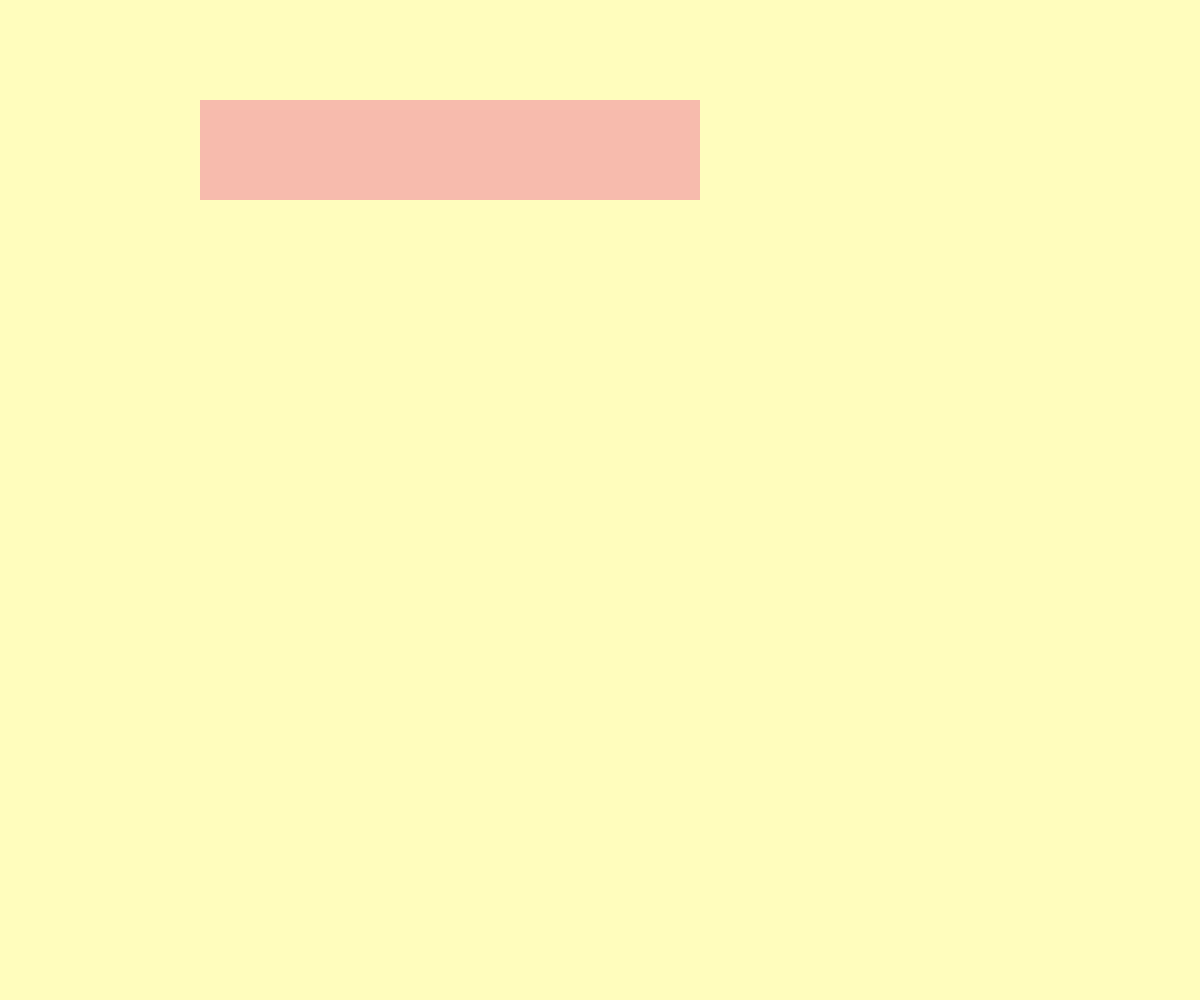
Frame 1 (no input)
Frame 60 (no input): identical to frame 1, image omitted
Frame 120 (the mouse pressed at the canvas centre since frame 60): identical to frame 1, image omitted

The p5.js sketch that drew this single still picture (run headless with seeded random() and noise() and a simulated clock; from frame 60 on, the mouse is pressed at the canvas centre):

// p5.js sketch
// ── sketch.js
var bx1;
var by1;
var bx2;
var by2;
var bx3;
var by3;
var bx7;
var by7;
var diameter = 15;
var overBox1 = false;
var overBox2 = false;
var overBox3 = false;
var overBox7 = false;
var locked1 = false;
var locked2 = false;
var locked3 = false;
var locked7 = false;
var x1Offset = 0.0; 
var y1Offset = 0.0; 
var x2Offset = 0.0; 
var y2Offset = 0.0; 
var x3Offset = 0.0; 
var y3Offset = 0.0; 
var x7Offset = 0.0; 
var y7Offset = 0.0; 
var u;
var a;

function setup() {
  createCanvas(windowWidth, windowHeight);
  u = 100;
  // a = ((sqrt(3)*u)/2);
  a = 500;
  // bx1 = width/2;
  // by1 = height/2;
  // bx2 = bx1;
  // by2 = by1-u;
  // bx3 = bx1+a;
  // by3 = by1-(u/2);
  // bx7 = bx1-a;
  // by7 = by1-(u/2);
  bx1 = 200;
  by1 = 200;
  bx3 = bx1;
  by3 = by1-u;
  bx7 = bx1+a;
  by7 = by1;
  bx2 = bx7;
  by2 = by1-u;  
}

function draw() { 
  noStroke();
  background('#FFFDBD');
  fill('#F7BBAD');
  quad(bx1,by1,bx7,by7,bx2,by2,bx3,by3);
  
  noFill();
  // Test if the cursor is over the box 
  if (mouseX > bx1-diameter && mouseX < bx1+diameter && 
      mouseY > by1-diameter && mouseY < by1+diameter) {
    overBox1 = true;  
    if(!locked1) { 
      stroke('#4C60AD');
      strokeWeight(2);
      noFill();
    } 
  } else {
    noStroke();
    noFill(); //change this to noFill later
    overBox1 = false;
  }
  ellipse(bx1, by1, diameter, diameter);

  if (mouseX > bx2-diameter && mouseX < bx2+diameter && 
      mouseY > by2-diameter && mouseY < by2+diameter) {
    overBox2 = true;  
    if(!locked2) { 
      stroke('#4C60AD');
      strokeWeight(2);
      noFill();
    } 
  } else {
    noStroke();
    noFill(); //change this to noFill later
    overBox2 = false;
  }
  ellipse(bx2, by2, diameter, diameter);
  
  if (mouseX > bx3-diameter && mouseX < bx3+diameter && 
      mouseY > by3-diameter && mouseY < by3+diameter) {
    overBox3 = true;  
    if(!locked3) { 
      stroke('#4C60AD');
      strokeWeight(2);
      noFill();
    } 
  } else {
    noStroke();
    noFill(); //change this to noFill later
    overBox3 = false;
  }
  ellipse(bx3, by3, diameter, diameter);
  
  if (mouseX > bx7-diameter && mouseX < bx7+diameter && 
      mouseY > by7-diameter && mouseY < by7+diameter) {
    overBox7 = true;  
    if(!locked7) { 
      stroke('#4C60AD');
      strokeWeight(2);
      noFill();
    } 
  } else {
    noStroke();
    noFill(); //change this to noFill later
    overBox7 = false;
  }
  ellipse(bx7, by7, diameter, diameter);
  
  
}

function mousePressed() {
  
  if(overBox1) { 
    locked1 = true; 
    noStroke();
    noFill();
    x1Offset = mouseX-bx1; 
    y1Offset = mouseY-by1; 
  }
  if(!overBox1) {
    locked1 = false;
  }

  if(overBox2) { 
    locked2 = true; 
    x2Offset = mouseX-bx2; 
    y2Offset = mouseY-by2; 
  } 
  if(!overBox2) {
    locked2 = false;
  }
  
  if(overBox3) { 
    locked3 = true; 
    x3Offset = mouseX-bx3; 
    y3Offset = mouseY-by3; 
  } 
  if(!overBox3) {
    locked3 = false;
  }

  if(overBox7) { 
    locked7 = true; 
    x7Offset = mouseX-bx7; 
    y7Offset = mouseY-by7; 
  } 
  if(!overBox7) {
    locked7 = false;
  }

}

function mouseDragged() {
  if(locked1) {
    noStroke();
    fill(230);
    bx1 = mouseX-x1Offset; 
    by1 = mouseY-y1Offset; 
  }
  
  if(locked2) {
    bx2 = mouseX-x2Offset; 
    by2 = mouseY-y2Offset; 
  }
  
  if(locked3) {
    bx3 = mouseX-x3Offset; 
    by3 = mouseY-y3Offset; 
  }
  
  if(locked7) {
    bx7 = mouseX-x7Offset; 
    by7 = mouseY-y7Offset; 
  }
}

function mouseReleased() {
  locked1 = false;
  locked2 = false;
  locked3 = false;
  locked7 = false;
}
